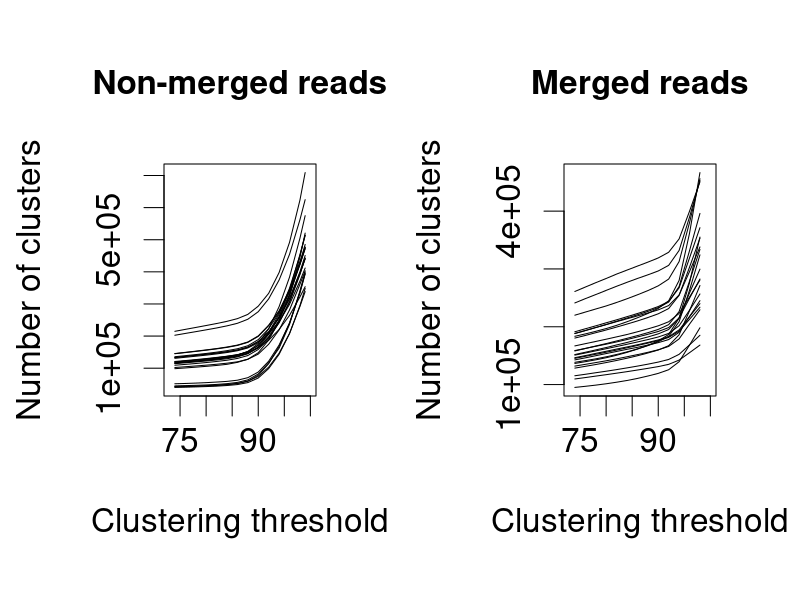
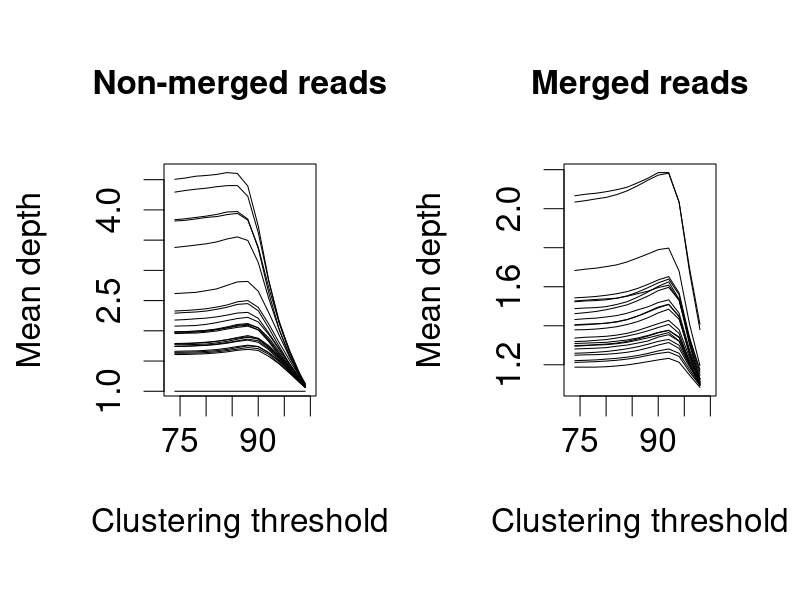
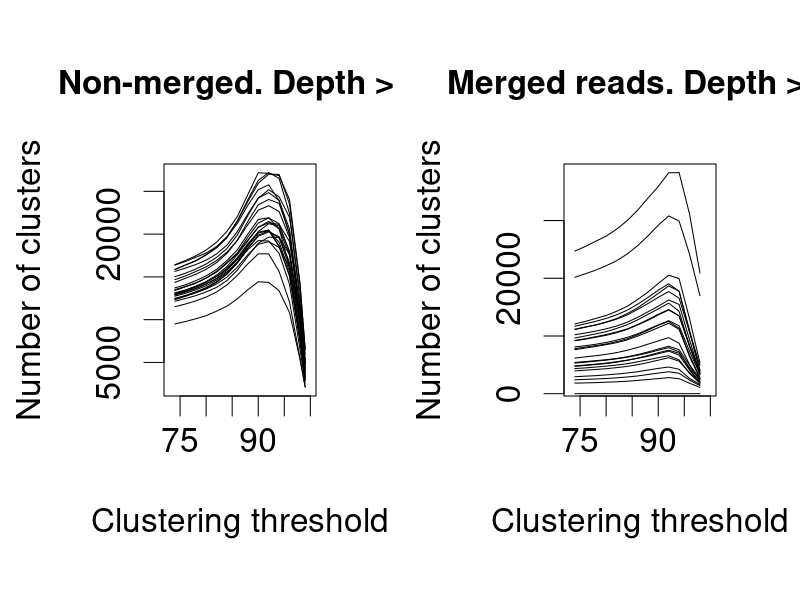
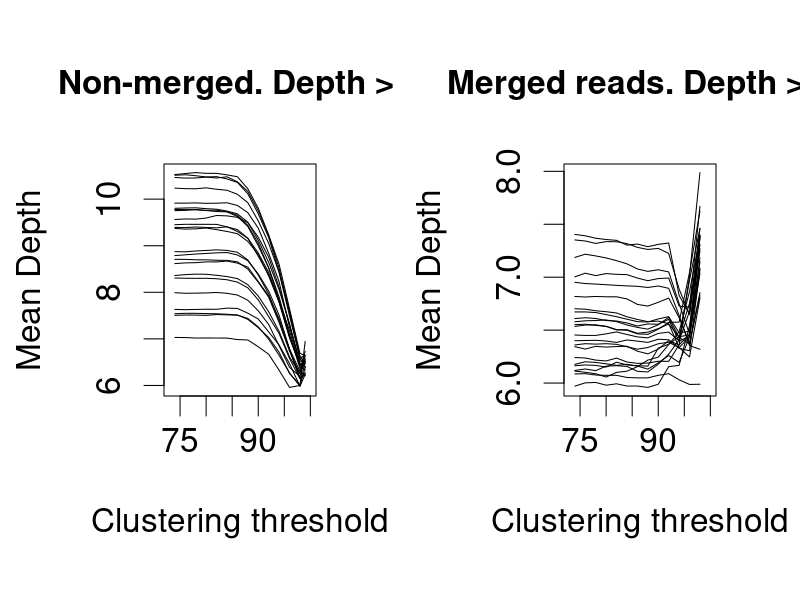

These figures' R source, in order:
pe <- as.matrix(read.table("pe/summary.txt", header=TRUE))
se <- as.matrix(read.table("se/summary.txt", header=TRUE))

x <- c(74,76,78,80,82,84,86,88,90,92,94,96,98,99)
x.pe <- x[1:(dim(pe)[2]/4)]
x.se <- x[1:(dim(se)[2]/4)]

filenames   <- c("clustNum.png", "meanDepth.png", "clustNumD3.png", "meanDepthD3.png")
main.first  <- c("Non-merged reads", "Non-merged reads", "Non-merged. Depth > 2", "Non-merged. Depth > 2")
main.second <- c("Merged reads", "Merged reads", "Merged reads. Depth > 2", "Merged reads. Depth > 2")
ylabs  <- c("Number of clusters", "Mean depth", "Number of clusters", "Mean Depth")

for (j in 1:4) {
   png(filename=filenames[j], width= 2000, height=1000)
   par(mfrow=c(1,2), mex=2)
   plot(c(73,100), c(min(pe[pe[,j] > 1, seq(from=j, by=4, to=dim(pe)[2])]), max(pe[,seq(from=j, by=4, to=dim(pe)[2])])), 
      type="n", xlab="Clustering threshold", ylab=ylabs[j],
      main=main.first[j], cex.main=2, cex.lab=2, cex.axis=2, lwd=2)
   for (i in 1:24) {
      lines(x.pe, pe[i,seq(from=j, by=4, to=dim(pe)[2])])
   }

   plot(c(73,100), c(min(se[se[,j] > 1, seq(from=j, by=4, to=dim(se)[2])]), max(se[,seq(from=j, by=4, to=dim(se)[2])])), 
      type="n", xlab="Clustering threshold", ylab=ylabs[j],
      main=main.second[j], cex.main=2, cex.lab=2, cex.axis=2, lwd=2)
   for (i in c(1:24)) {
      lines(x.se, se[i,seq(from=j, by=4, to=dim(se)[2])])
   }
   dev.off()
}
